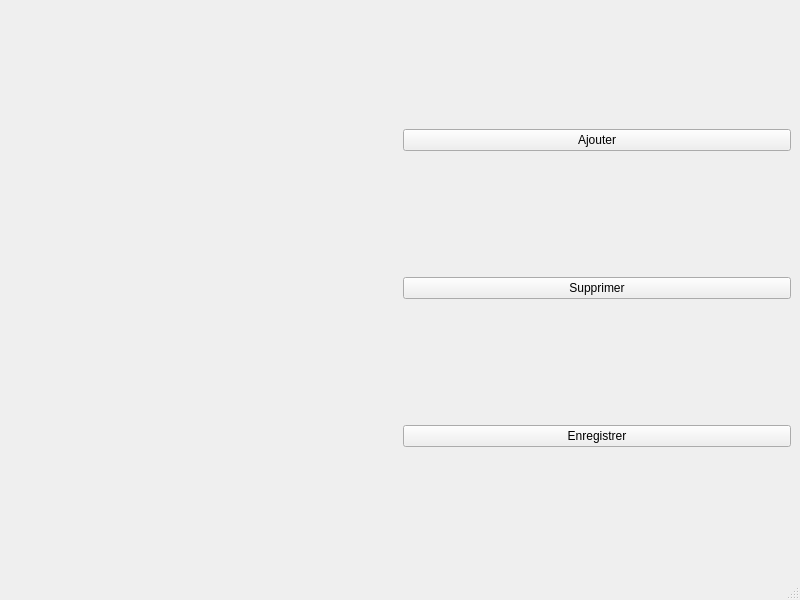
<?xml version="1.0" encoding="UTF-8"?>
<ui version="4.0">
 <class>MainWindow</class>
 <widget class="QMainWindow" name="MainWindow">
  <property name="geometry">
   <rect>
    <x>0</x>
    <y>0</y>
    <width>800</width>
    <height>600</height>
   </rect>
  </property>
  <property name="windowTitle">
   <string>MainWindow</string>
  </property>
  <widget class="QWidget" name="centralwidget">
   <layout class="QHBoxLayout" name="horizontalLayout_3">
    <item>
     <layout class="QVBoxLayout" name="layoutLeft">
      <item>
       <widget class="QWidget" name="widget" native="true">
        <property name="layoutDirection">
         <enum>Qt::LeftToRight</enum>
        </property>
        <layout class="QVBoxLayout" name="verticalLayout_2"/>
       </widget>
      </item>
     </layout>
    </item>
    <item>
     <layout class="QVBoxLayout" name="verticalLayout">
      <item>
       <widget class="QPushButton" name="pushButton_2">
        <property name="text">
         <string>Ajouter</string>
        </property>
       </widget>
      </item>
      <item>
       <widget class="QPushButton" name="pushButton_3">
        <property name="text">
         <string>Supprimer</string>
        </property>
       </widget>
      </item>
      <item>
       <widget class="QPushButton" name="pushButton">
        <property name="text">
         <string>Enregistrer</string>
        </property>
       </widget>
      </item>
     </layout>
    </item>
   </layout>
  </widget>
  <widget class="QMenuBar" name="menubar">
   <property name="geometry">
    <rect>
     <x>0</x>
     <y>0</y>
     <width>800</width>
     <height>20</height>
    </rect>
   </property>
  </widget>
  <widget class="QStatusBar" name="statusbar"/>
 </widget>
 <resources/>
 <connections/>
</ui>
